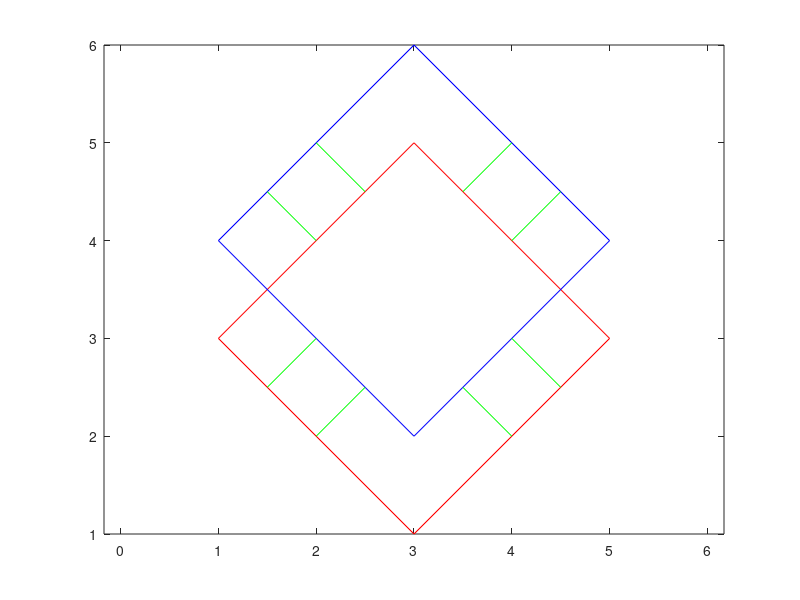

This figure's MATLAB source:

% function testBinaryLKSolver()

function testBinaryLKSolver()

% 1. A rectangle, with only vertical and horizontal shift
% 2. A diamond, with diagonal gradients
testNumber = 2;

% [ 0,  0, 0, -xi, -yi, -1,  xi*yp,  yi*yp];
% [xi, yi, 1,   0,   0,  0, -xi*xp, -yi*xp];

if testNumber == 1
    vOriginals = [3,3; 4,3; 5,3; 3,7; 4,7; 5,7];
    vWarped =    [3,1; 4,1; 5,1; 3,5; 4,5; 5,5];

    hOriginals = [2,4; 2,5; 7,4; 7,5];
    hWarped =    [1,4; 1,5; 6,4; 6,5];

    numPoints = size(vOriginals,1) + size(hOriginals,1);

    A = zeros(numPoints, 8);
    b = zeros(numPoints, 1);

    ci = 1;
    for i = 1:size(vOriginals,1)
        xi = vOriginals(i,1);
        yi = vOriginals(i,2);

        yp = vWarped(i,2);

        A(ci, :) = [ 0,  0, 0, -xi, -yi, -1,  xi*yp,  yi*yp];

        b(ci) = -yp;

        ci = ci + 1;
    end

    for i = 1:size(hOriginals,1)
        xi = hOriginals(i,1);
        yi = hOriginals(i,2);

        xp = hWarped(i,1);

        A(ci, :) = [xi, yi, 1,   0,  0,   0, -xi*xp, -yi*xp];

        b(ci) = xp;

        ci = ci + 1;
    end

    svdHomography = A \ b;
    svdHomography(9) = 1;
    svdHomography = reshape(svdHomography, [3,3])'

    AtA = A'*A;
    Atb = A'*b;

    L = chol(AtA);

    cholHomography = L \ (L' \ Atb);
    cholHomography(9) = 1;

    cholHomography = reshape(cholHomography, [3,3])'
elseif testNumber == 2
    originals = [...
        2,3;
        2.5,2.5;
        3.5,2.5;
        4,3;
        4,5;
%         3.5,5.5;
        4.5,4.5;
        2,5;
        1.5,4.5];

    warped = [...
        1.5,2.5;
        2,2;
        4,2;
        4.5,2.5;
        3.5,4.5;
%         3,5;
        4,4;
        2.5,4.5;
        2,4];
    
    figure(1);
    hold off;
    plot([3,5,3,1,3], [1,3,5,3,1], 'r');
    hold on;
    plot([3,5,3,1,3], [2,4,6,4,2], 'b');
    for i = 1:size(originals,1)
        plot([originals(i,1),warped(i,1)], [originals(i,2),warped(i,2)], 'g');
    end
    axis equal
    
    numPoints = size(originals,1);
    
    A = zeros(2*numPoints, 8);
    b = zeros(2*numPoints, 1);
    W = zeros(2*numPoints, 2*numPoints);

    ci = 1;
    for i = 1:numPoints
        xi = originals(i,1);
        yi = originals(i,2);

        xp = warped(i,1);
        yp = warped(i,2);

        A(ci,   :) = [ 0,  0, 0, -xi, -yi, -1,  xi*yp,  yi*yp];
        A(ci+1, :) = [xi, yi, 1,   0,  0,   0, -xi*xp, -yi*xp];

        b(ci)   = -yp;
        b(ci+1) = xp;
        
        W(ci,ci)     = sqrt(2)/2;
        W(ci+1,ci+1) = sqrt(2)/2;

        ci = ci + 2;
    end
    
    svdHomography = A \ b;
    svdHomography(9) = 1;
    svdHomography = reshape(svdHomography, [3,3])'

    AtA = A'*A;
    Atb = A'*b;

    L = chol(AtA);

    cholHomography = L \ (L' \ Atb);
    cholHomography(9) = 1;

    cholHomography = reshape(cholHomography, [3,3])'

end % if testNumber == 1 ... else

keyboard
